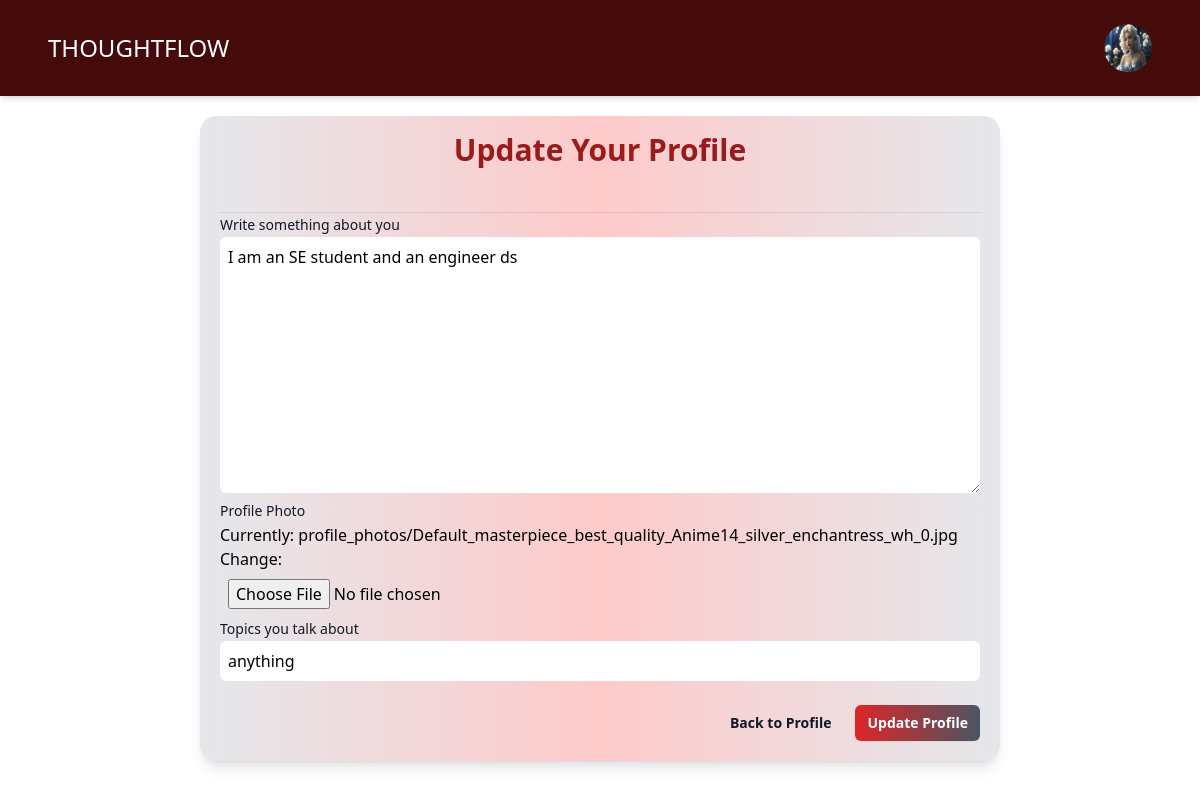
Before: /auth/update_profile/manal/1/ (signed in) with the older database file.
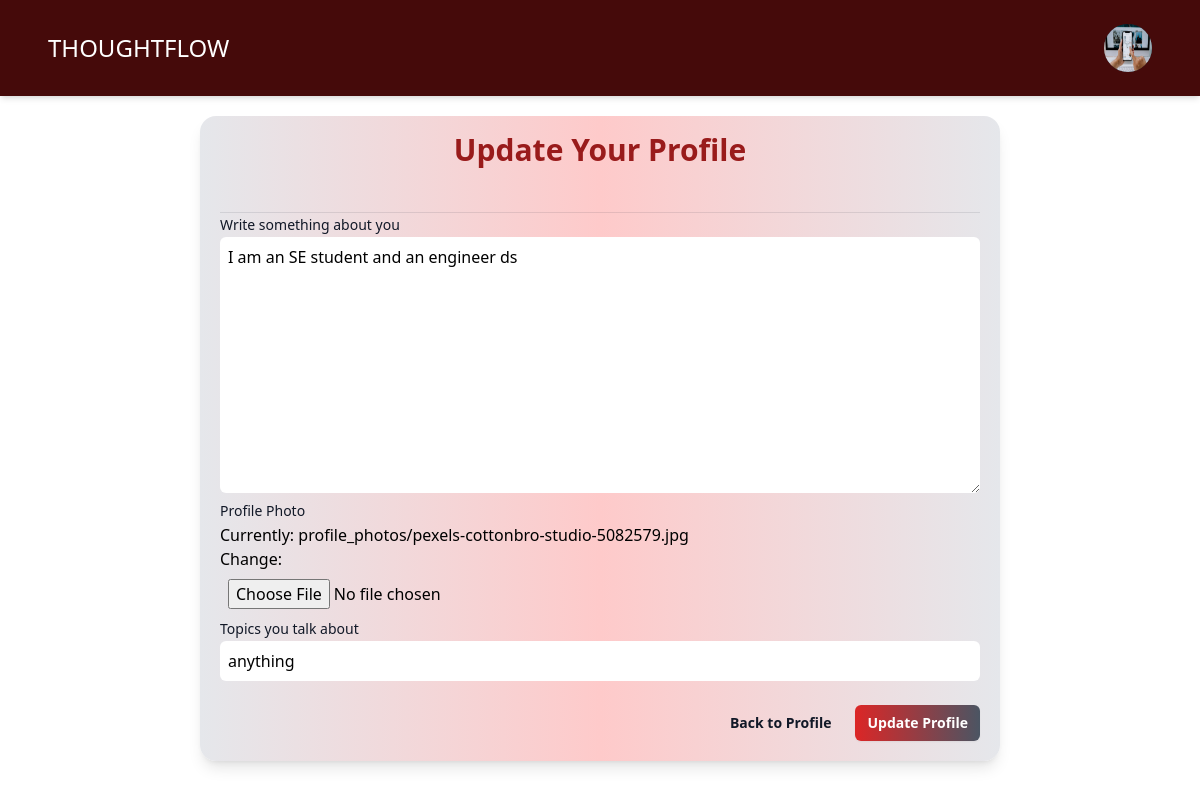
After: the same page with the newer database file.
### profiles/models.py (models this page shows, shortened)
class Userprofile(models.Model):
    person = models.OneToOneField(User, on_delete=models.CASCADE, related_name='user_profile')
    about = models.TextField()
    talks_about = models.CharField(max_length=250, default='anything')
    avatar = models.ImageField(upload_to='profile_photos', default='user.jpg')

### profiles/views.py (the view)
# urls.py: path('update_profile/<str:username>/<str:id>/', views.update_profile,
@login_required(login_url='login')
def update_profile(request, username, id):
    user = get_object_or_404(User, username=username, id=id)
    profile = get_object_or_404(Userprofile, person=user)
    if request.method == 'POST':
        form = UserPForm(request.POST, request.FILES, instance=profile)
        if form.is_valid():
            form.save()
            return redirect('profile', username=user.username, id=user.id)
    else:
        form = UserPForm(instance=profile)
    return render(request, 'update_profile.html', {
        'form': form,
        'profile': profile,
    })

### profiles/forms.py
class UserPForm(ModelForm):
    def __init__(self, *args, **kwargs):
        super().__init__(*args, **kwargs)
        self._update_field_attributes()
    def _update_field_attributes(self):
        field_classes = {
            'about': 'mt-1 p-2 border w-full rounded-md focus:outline-none focus:ring-emerald-400 focus:border-emerald-300',
            'avatar': 'mt-1 p-2 border w-full rounded-md focus:outline-none focus:ring-emerald-400 focus:border-emerald-300',
            'talks_about': 'mt-1 p-2 border w-full rounded-md focus:outline-none focus:ring-emerald-400 focus:border-emerald-300',
        }
        for field_name, css_class in field_classes.items():
            self.fields[field_name].widget.attrs.update({'class': css_class})
    class Meta:
        model = Userprofile
        fields = ['about', 'avatar', 'talks_about']
        labels = {
            'about': 'Write something about you',
            'avatar': 'Profile Photo',
            'talks_about': 'Topics you talk about'
        }

### profiles/templates/update_profile.html (shortened to what this page needs)
{% load static %}
<!DOCTYPE html>
<html lang="en">
  <head>
    <link rel="stylesheet" href="{% static 'update.css' %}" />
  </head>
  <body class="bg-gradient-to-br from-gray-100 via-gray-200 to-gray-100">
    <nav class="bg-red-950 shadow-md p-4">
      <div class="mx-auto max-w-7xl px-4 sm:px-6 lg:px-8">
        <div class="flex h-16 items-center justify-between">
          <div class="flex items-center">
            <div class="flex-shrink-0">
              <a class="text-2xl text-white" href="{% url 'home' %}">THOUGHTFLOW</a>
            </div>
          </div>
          <div class="hidden md:block">
            <div class="ml-4 flex items-center md:ml-6">
              <div class="relative ml-3">
                <div>
                  <button
                    type="button"
                    class="relative flex max-w-xs items-center rounded-full bg-gray-800 text-sm focus:outline-none focus:ring-2 focus:ring-white focus:ring-offset-2 focus:ring-offset-gray-800"
                    id="user-menu-button"
                    aria-expanded="false"
                    aria-haspopup="true"
                  >
                    <span class="absolute -inset-1.5"></span>
                    {% if profile.avatar %}
                    <img class="h-12 w-12 rounded-full" src="{{ profile.avatar.url }}" alt="User Profile Picture">
                    {% else %}
                    <img class="h-12 w-12 rounded-full" src="{% static 'user.jpg' %}" alt="User Profile Picture">
                    {% endif %}
                  </button>
                </div>
              </div>
            </div>
          </div>
        </div>
      </div>
    </nav>
<form
  class="w-full md:w-4/6 mt-5 mx-auto shadow-lg p-5 rounded-2xl bg-gradient-to-r from-gray-200 via-red-200 to-gray-200 transition-transform duration-500 hover:scale-105"
  method="post"
  enctype="multipart/form-data"
>
  <div class="space-y-12">
    <div class="border-b border-gray-900/10 pb-12">
      <h2
        class="text-3xl text-center font-semibold leading-7 text-red-800"
      >
        Update Your Profile
      </h2>
    </div>
  </div>
  {% for field in form %}
  <label
    for="{{ field.label }}"
    class="block text-sm font-medium leading-6 text-gray-900"
    >{{ field.label }}</label
  >
  {{ field }}
  {% endfor %}
  <div class="mt-6 flex items-center justify-end gap-x-6">
    <a
      href="{{ request.META.HTTP_REFERER }}"
      class="text-sm font-semibold leading-6 text-gray-900 transition-colors duration-300 hover:text-red-600"
    >
      Back to Profile
    </a>
    <button
      href="{{ request.META.HTTP_REFERER }}"
      type="submit"
      class="rounded-md bg-gradient-to-r from-red-600 to-gray-600 px-3 py-2 text-sm font-semibold text-white shadow-sm transition-colors duration-300 hover:from-red-500 hover:to-gray-500 focus-visible:outline focus-visible:outline-2 focus-visible:outline-offset-2 focus-visible:outline-indigo-600"
    >
      Update Profile
    </button>
  </div>
</form>
  </body>
</html>

Changed rows visible on the page:
changed Userprofile "I am an SE student and an engineer ds": avatar: picture added in place of a placeholder
Other visible differences:
text no longer shown: "Currently: profile_photos/Default_masterpiece_best_quality_Anime14_silver_enchantress_wh_0.jpg Change:"
text now shown: "Currently: profile_photos/pexels-cottonbro-studio-5082579.jpg Change:"
